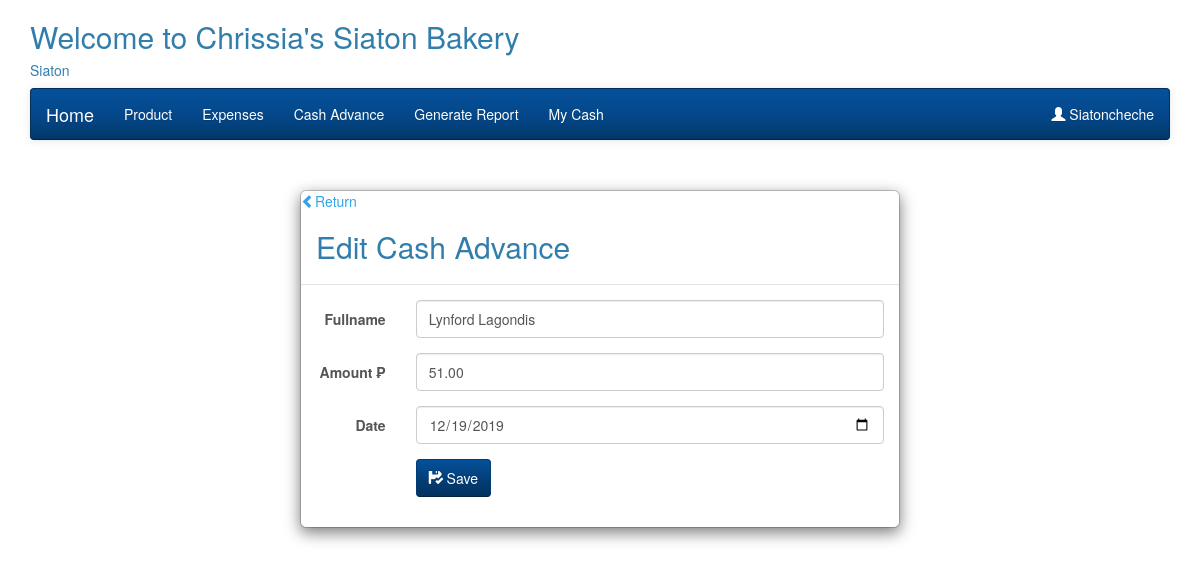
The page /edit-cash-advance.php?id=1 (signed in) on the database its author committed.
### tables this page shows
CREATE TABLE `branch` (
  `id` int(10) NOT NULL,
  `branch_name` text NOT NULL,
  `address` text NOT NULL,
  `created_at` timestamp NOT NULL DEFAULT CURRENT_TIMESTAMP
);

CREATE TABLE `cash_advance` (
  `id` int(10) NOT NULL,
  `branch_id` varchar(255) NOT NULL,
  `name` text NOT NULL,
  `amount` decimal(10,2) NOT NULL,
  `created_at` date NOT NULL
);

### bakerFunctions.php (called while the page is built, shortened)
<?php
    class bakersFunctions{
        private $conn;
        function __construct()
        {
            require_once 'includes/DbConfig.php';
                $database = new DbConfig();
                $this->conn = $database->dbConnect();
        }
        public function getBranchName($branch_id){
            $sql = "SELECT * FROM branch WHERE id = ?";
            $stmt = $this->conn->prepare($sql);
            $stmt->execute(array($branch_id));
            $result = $stmt->fetch();
            return $result;
        }
        public function getSingleCashAdvance($branch_id,$id){
            $sql = "SELECT * FROM cash_advance WHERE branch_id = ? AND id = ?";
            $stmt = $this->conn->prepare($sql);
            $stmt->execute(array($branch_id,$id));
            $result = $stmt->fetch();
            return $result;
        }
    }
?>

### includes/DbConfig.php (called while the page is built, shortened)
<?php
    class DbConfig{
        function dbConnect(){
            $this->conn = new PDO("mysql:host=localhost;dbname=bakery","root","");
            return $this->conn;
        }
    }
?>

### edit-cash-advance.php (the view, shortened to what this page needs)
<?php
    require_once 'bakerFunctions.php';
    require_once 'baker-header.php';
    $branch_id =  $_SESSION["branch_id"];
    $id = intval($_GET["id"]);
    $exp = $database->getSingleCashAdvance($branch_id,$id);
    $name = $exp["name"];
    $amount = $exp["amount"];
    $created_at = $exp["created_at"];
?>
<div class="row">
            <div class="modal-dialog">
                <div class="modal-content">
                <a href="baker-cash-advance.php"><span class="glyphicon glyphicon-chevron-left"></span>Return</a>
                    <div class="modal-header">
                        <h2 class="modal-title">Edit Cash Advance</h2>
                    </div>
			<div class="panel-body">
                <form class="form-horizontal" method="post">
                      <div class="form-group">
                        <label for="startDate" class="col-sm-2 control-label">Fullname</label>
                        <div class="col-sm-10">
                          <input type="text" class="form-control" id="name" name="name" value="<?php echo htmlentities($name); ?>"/>
                        </div>
                      </div>
                      <div class="form-group">
                        <label for="startDate" class="col-sm-2 control-label">Amount ₱</label>
                        <div class="col-sm-10">
                          <input type="number" class="form-control" id="amount" name="amount" value="<?php echo htmlentities($amount); ?>"/>
                        </div>
                      </div>
                      <div class="form-group">
                        <label for="startDate" class="col-sm-2 control-label"> Date</label>
                        <div class="col-sm-10">
                          <input type="date" class="form-control" id="created_at" name="created_at" value="<?php echo htmlentities($created_at); ?>" />
                        </div>
                      </div>
                      <div class="form-group">
                        <div class="col-sm-offset-2 col-sm-10">
                          <button type="submit" name="submit" class="btn btn-info"> <i class="glyphicon glyphicon-floppy-saved"></i> Save</button>
                        </div>
                      </div>
                    </form>
                </div>
            </div>
        </div>

### baker-header.php (shortened to what this page needs)
<html>
    <head>
		<link rel="stylesheet" href="admin/css/bootstrap.min.css" />
		<link rel="stylesheet" href="admin/css/dataTables.bootstrap.min.css" />
		<link rel="stylesheet" href="admin/assests/jquery-ui/jquery-ui.min.css">
    </head>
    <body>
        <div class="container">
		<?php
				require_once 'bakerFunctions.php';
				$database = new bakersFunctions();
				$bid = $_SESSION["branch_id"];
				$get = $database->getBranchName($bid);
				$name = $get["branch_name"];
				$address = $get["address"]
			?>
            <h2>
				Welcome to <?php echo $name ?> Bakery
			</h2>
			<h5>
				<?php echo $address ?>
			</h5>
        <nav class="navbar navbar-inverse">
				<div class="container-fluid">
					<div class="navbar-header">
						<a href="baker-product.php" class="navbar-brand">Home</a>
					</div>
					<ul class="nav navbar-nav">
						<li><a href="baker-product.php">Product</a></li>
						<li><a href="baker-expenses.php">Expenses</a></li>
						<li><a href="baker-cash-advance.php">Cash Advance</a></li>
						<li><a href="baker-generate_report.php">Generate Report</a></li>
						<li><a href="baker-my-cash.php">My Cash</a></li>
					</ul>
					<ul class="nav navbar-nav navbar-right">
						<li class="dropdown">
							<a href="#" class="dropdown" data-toggle="dropdown"><span class="glyphicon glyphicon-user"></span> <?php echo $_SESSION["username"]; ?></a>
						</li>
					</ul>
				</div>
			</nav>
        </div>
    </body>
</html>

### rows shown on the page
branch: branch_name "Chrissia's Siaton", address "Siaton"
cash_advance: name "Lynford Lagondis", amount "51.00", created_at "12/19/2019"

### other values the page prints
$_SESSION["username"] "Siatoncheche"
